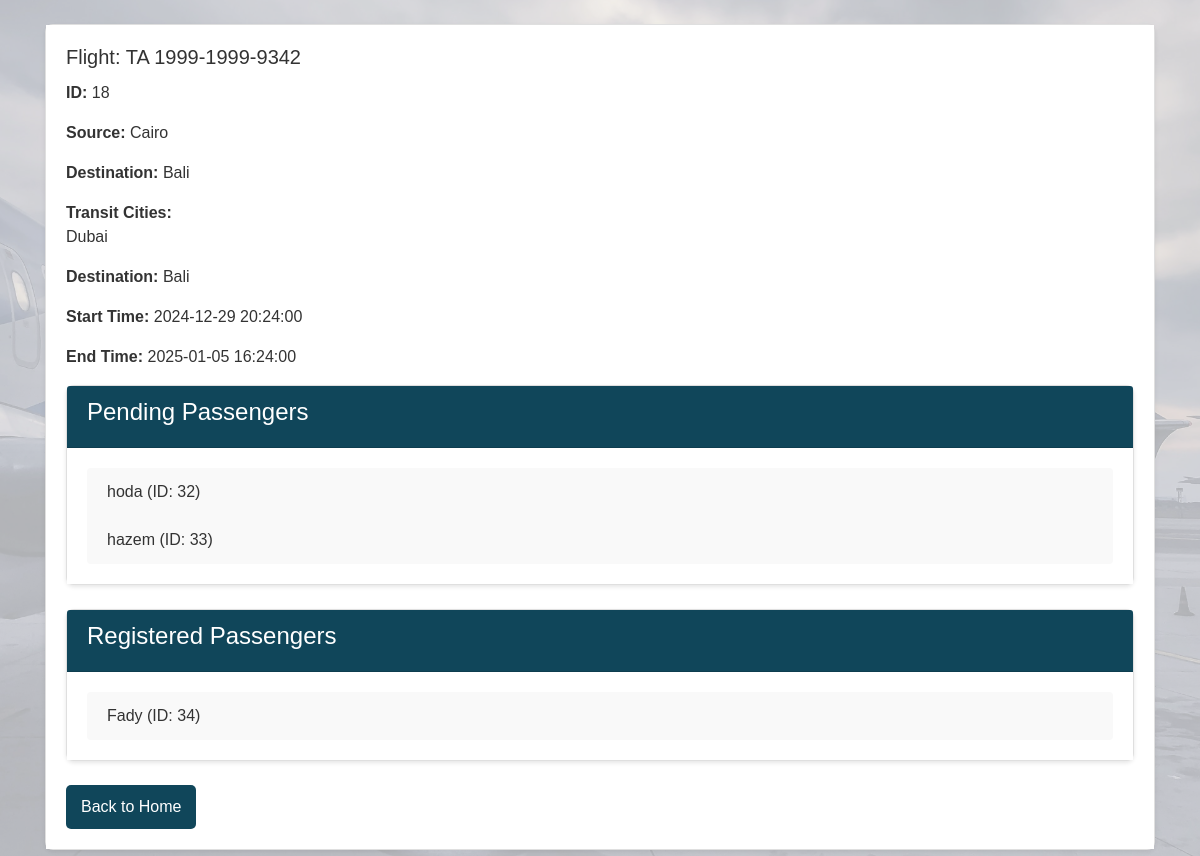
The page /views/flight_details_comp.php?flight_id=18 (signed in) on the database its author committed.
### tables this page shows
CREATE TABLE `flights` (
  `id` int(11) NOT NULL,
  `name` varchar(255) DEFAULT NULL,
  `source` varchar(255) NOT NULL,
  `destination` varchar(255) NOT NULL,
  `transit` longtext DEFAULT NULL CHECK (json_valid(`transit`)),
  `passenger_limit` int(11) NOT NULL,
  `fees` int(11) DEFAULT NULL,
  `start_datetime` datetime DEFAULT NULL,
  `end_datetime` datetime DEFAULT NULL,
  `is_completed` tinyint(1) NOT NULL DEFAULT 0,
  `company_id` int(11) NOT NULL
);

CREATE TABLE `passengers_flights` (
  `id` int(11) NOT NULL,
  `flight_id` int(11) NOT NULL,
  `passenger_id` int(11) NOT NULL,
  `status` enum('registered','pending','','') DEFAULT NULL
);

CREATE TABLE `passenger` (
  `id` int(11) NOT NULL,
  `name` text NOT NULL,
  `email` text NOT NULL,
  `password` text NOT NULL,
  `tel` int(11) NOT NULL,
  `account_number` int(191) NOT NULL,
  `photo` varchar(255) DEFAULT NULL,
  `passport_img` varchar(255) NOT NULL
);

### php/includes/db.php (called while the page is built, shortened)
<?php
function connectToDB()
{
    $servername = "localhost";
    $username = "root";
    $password = "";
    $dbname = "flight_booking1";
    try {
        $conn = new PDO("mysql:host=$servername;dbname=$dbname", $username, $password);
        $conn->setAttribute(PDO::ATTR_ERRMODE, PDO::ERRMODE_EXCEPTION);
        return $conn;
    } catch (PDOException $e) {
    }
}
?>

### models/Flight.php (called while the page is built, shortened)
<?php
include_once '../php/includes/db.php';
class Flight
{
    private $conn;
    public function __construct()
    {
        $this->conn = connectToDB();
    }
    public function getFlightDetails($flightId)
    {
        $stmt = $this->conn->prepare("SELECT * FROM flights WHERE id = :id");
        $stmt->execute(['id' => $flightId]);
        $flight = $stmt->fetch(PDO::FETCH_ASSOC);
        if ($flight) {
            $flight['transit'] = json_decode($flight['transit'], true);
        }
        return $flight;
    }
    public function getPendingPassengers($flightId)
    {
        $query = "SELECT p.id, p.name, pf.status FROM passenger p
                  JOIN passengers_flights pf ON p.id = pf.passenger_id
                  WHERE pf.flight_id = :flight_id AND pf.status = 'pending'";
        $stmt = $this->conn->prepare($query);
        $stmt->execute(['flight_id' => $flightId]);
        return $stmt->fetchAll(PDO::FETCH_ASSOC);
    }
    public function getRegisteredPassengers($flightId)
    {
        $query = "SELECT p.id, p.name, pf.status FROM passenger p
                  JOIN passengers_flights pf ON p.id = pf.passenger_id
                  WHERE pf.flight_id = :flight_id AND pf.status = 'registered'";
        $stmt = $this->conn->prepare($query);
        $stmt->execute(['flight_id' => $flightId]);
        return $stmt->fetchAll(PDO::FETCH_ASSOC);
    }
}
?>

### views/flight_details_comp.php (the view, shortened to what this page needs)
<?php
require_once '../php/includes/db.php';
require_once '../models/Flight.php';
$conn = connectToDB();
$flightModel = new Flight($conn);
$flightId = $_GET['flight_id'];
$flight = $flightModel->getFlightDetails($flightId);
$pendingPassengers = $flightModel->getPendingPassengers($flightId);
$registeredPassengers = $flightModel->getRegisteredPassengers($flightId);
?>
<!DOCTYPE html>
<html lang="en">
<head>
    <link href="https://stackpath.bootstrapcdn.com/bootstrap/4.5.2/css/bootstrap.min.css" rel="stylesheet">
    <link rel="stylesheet" href="../css/flight_details_comp.css">
</head>
<body>
<?php
if ($flight):
    ?>
    <div class="container mt-4">
        <div class="card mb-4 shadow-sm">
            <div class="card-body">
                <h5 class="card-title">Flight: <?= htmlspecialchars($flight['name']) ?></h5>
                <p class="card-text"><strong>ID:</strong> <?= htmlspecialchars($flight['id']) ?></p>
                <p class="card-text"><strong>Source:</strong> <?= htmlspecialchars($flight['source']) ?></p>
                <p class="card-text"><strong>Destination:</strong> <?= htmlspecialchars($flight['destination']) ?></p>
                <strong>Transit Cities:</strong>
                <p class="card-text transit-column" data-raw="<?= htmlspecialchars($flight['transit']) ?>">
                </p>
                <p class="card-text"><strong>Destination:</strong> <?= htmlspecialchars($flight['destination']) ?></p>
                <p class="card-text"><strong>Start Time:</strong> <?= htmlspecialchars($flight['start_datetime']) ?></p>
                <p class="card-text"><strong>End Time:</strong> <?= htmlspecialchars($flight['end_datetime']) ?></p>
                <div class="card mb-4">
                    <div class="card-header">
                        <h4>Pending Passengers</h4>
                    </div>
                    <div class="card-body">
                        <?php if (empty($pendingPassengers)): ?>
                            <p>No pending passengers.</p>
                        <?php else: ?>
                            <ul class="list-group">
                                <?php foreach ($pendingPassengers as $passenger): ?>
                                    <li class="list-group-item">
                                        <?= htmlspecialchars($passenger['name']) ?> (ID: <?= htmlspecialchars($passenger['id']) ?>)
                                    </li>
                                <?php endforeach; ?>
                            </ul>
                        <?php endif; ?>
                    </div>
                </div>
                <div class="card mb-4">
                    <div class="card-header">
                        <h4>Registered Passengers</h4>
                    </div>
                    <div class="card-body">
                        <?php if (empty($registeredPassengers)): ?>
                            <p>No registered passengers.</p>
                        <?php else: ?>
                            <ul class="list-group">
                                <?php foreach ($registeredPassengers as $passenger): ?>
                                    <li class="list-group-item">
                                        <?= htmlspecialchars($passenger['name']) ?> (ID: <?= htmlspecialchars($passenger['id']) ?>)
                                    </li>
                                <?php endforeach; ?>
                            </ul>
                        <?php endif; ?>
                    </div>
                </div>
                <a href="company_home.php" class="btn btn-secondary">Back to Home</a>
            </div>
        </div>
    </div>
<?php endif; ?>
</body>
</html>

### css/flight_details_comp.css (style rules this page uses)
body { font-family: 'Arial', sans-serif; background-color: #f4f7fa; color: #333; margin: 0; padding: 0; position: relative; }
body::before { content: ""; position: fixed; top: 0; left: 0; width: 100%; height: 100%; background: url('../images/pexels-ahmedmuntasir-912050.jpg') no-repeat center center/cover; background-attachment: fixed; opacity: 30%; z-index: -1; }
.card-header { background-color: #10465a; color: white; font-size: 18px; }
.card-body { background-color: #ffffff; }
.card { border-radius: 8px; margin-bottom: 15px; box-shadow: 0 2px 4px rgba(0, 0, 0, 0.1); }
.card .list-group-item { border: none; background-color: #f9f9f9; }
.btn-secondary { background-color: #10465a; color: white; border-radius: 5px; padding: 10px 15px; font-size: 16px; text-decoration: none; border: none; transition: background-color 0.3s; }
a.btn-secondary { text-decoration: none; }

### rows shown on the page
flights: name "TA 1999-1999-9342", id "18", source "Cairo", destination "Bali", start_datetime "2024-12-29 20:24:00", end_datetime "2025-01-05 16:24:00"
passengers_flights: passenger.name "hoda", passenger "32"
passengers_flights: passenger.name "hazem", passenger "33"
passengers_flights: passenger.name "Fady", passenger "34"
